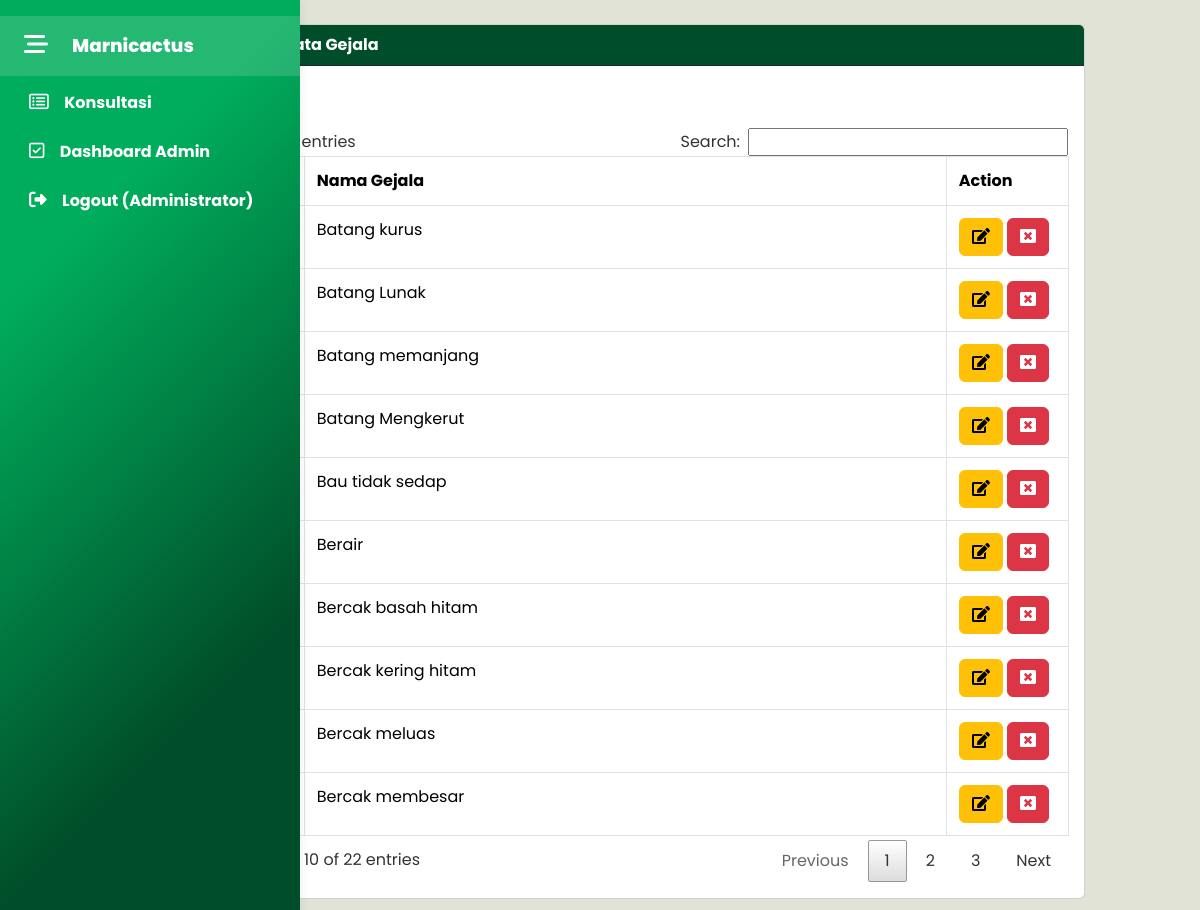
The app's page /index.php?page=gejala (signed in) with its own data.
### tables this page shows
CREATE TABLE `gejala` (
  `idgejala` int(11) NOT NULL,
  `nmgejala` varchar(200) NOT NULL
);

### tampil_gejala.php (the view, shortened to what this page needs)
<div class="card">
  <div class="card-header text-white border-dark"><strong>Halaman Data Gejala</strong></div>
  <div class="card-body">
<a class="btn btn-primary mb-2" href="?page=gejala&action=tambah">Tambah</a>
<table class="table table-bordered" id="myTable">
    <thead>
      <tr>
        <th width="80px">No.</th>
        <th width ="650px">Nama Gejala</th>
        <th width="100px">Action</th>
      </tr>
    </thead>
    <tbody>
    <?php
        $no=1;
        $sql = "SELECT*FROM gejala ORDER BY nmgejala ASC";
        $result = $conn->query($sql);
        while($row = $result->fetch_assoc()) {
    ?>
     <tr>
        <td><?php echo $no++; ?></td>
        <td><?php echo $row['nmgejala']; ?></td>
        <td>
            <a class="btn btn-warning" href="?page=gejala&action=update&id=<?php echo $row['idgejala']; ?>">
                <i class="fas fa-edit"></i>
            </a>
            <a onclick="return confirm('Yakin menghapus data ini ?')" class="btn btn-danger" href="?page=gejala&action=hapus&id=<?php echo $row['idgejala']; ?>">
                <i class="fas fa-window-close"></i>
            </a>
        </td>
     </tr>
    <?php
     }
    ?>
    </tbody>
</table>
</div>
</div>

### assets/css/all.css (style rules this page uses)
.fa-edit:before { content:"\f044" }
.fa-window-close:before { content:"\f410" }

### assets/css/style.css (style rules this page uses)
a { text-decoration: none; }
body { font-family: "Poppins", sans-serif; width: 100%; margin: 0; padding: 0; background-color: #e1e3d6; }
.card-header { background-color: #004d29; }
table { border-collapse: collapse !important; width: 100%; }
table thead th { border: 1px solid #dee2e6 !important; padding: 0.75rem !important; background-color: #f8f9fa; }
table tbody td { border: 1px solid #dee2e6 !important; padding: 0.75rem !important; }

### records on screen
gejala: nmgejala "Batang kurus"
gejala: nmgejala "Batang Lunak"
gejala: nmgejala "Batang memanjang"
gejala: nmgejala "Batang Mengkerut"
gejala: nmgejala "Bau tidak sedap"
gejala: nmgejala "Berair"
gejala: nmgejala "Bercak basah hitam"
gejala: nmgejala "Bercak kering hitam"
gejala: nmgejala "Bercak meluas"
gejala: nmgejala "Bercak membesar"

### other values on screen
$_SESSION['admin_name'] "Administrator"
